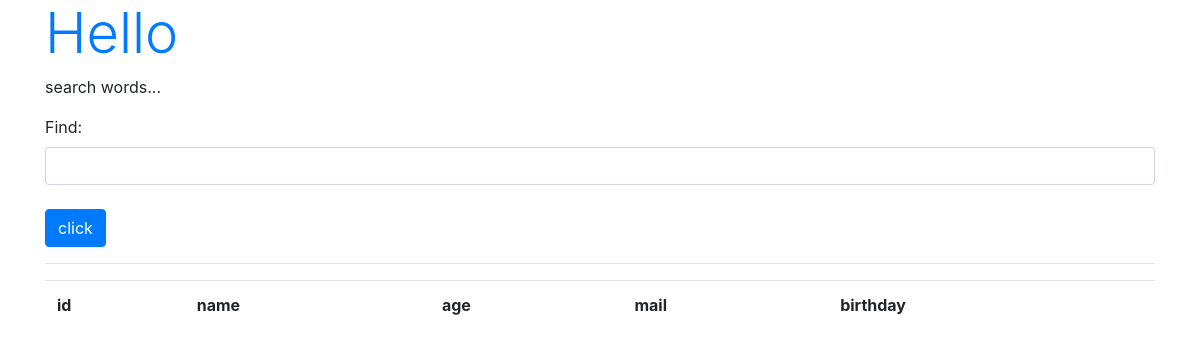
Before: /hello/find with the older database file.
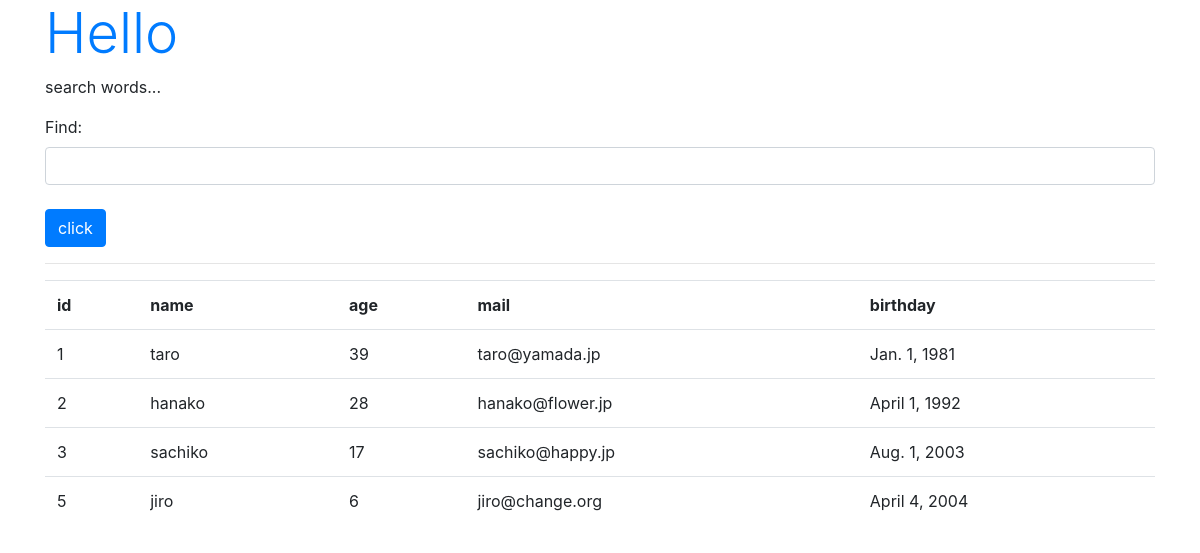
After: the same page with the newer database file.
### hello/models.py (models this page shows, shortened)
class Friend(models.Model):
  name = models.CharField(max_length=100, \
    validators=[number_only])
  mail = models.EmailField(max_length=200)
  gender = models.BooleanField()
  age = models.IntegerField()
  birthday = models.DateField()

### hello/views.py (the view)
# urls.py: path('find', views.find, name='find'),
def find(request):
  if(request.method == 'POST'):
    msg = request.POST['find']
    form = FindForm(request.POST)
    sql = 'select * from hello_friend'
    if(msg != ''):
      sql += ' where ' + msg
    data = Friend.objects.raw(sql)
    msg = sql
  else:
    msg = 'search words...'
    form = FindForm()
    data = Friend.objects.all()
  params = {
    'title': 'Hello',
    'message': msg,
    'form': form,
    'data': data,
  }
  return render(request, 'hello/find.html', params)

### hello/forms.py
class FindForm(forms.Form):
  find = forms.CharField(label='Find', required=False, \
    widget=forms.TextInput(attrs={'class':'form-control'}))

### hello/templates/hello/find.html (shortened to what this page needs)
{% load static %}
<!DOCTYPE html>
<html lang="ja">
  <head>
    <link rel="stylesheet" href="https://stackpath.bootstrapcdn.com/bootstrap/4.3.1/css/bootstrap.min.css">
  </head>
  <body class="container">
    <h1 class="display-4 text-primary">{{title}}</h1>
    <p>{{message|safe}}</p>
    <form action="{% url 'find' %}" method="post">
      {{form.as_p}}
      <tr><th></th><td>
        <input type="submit" value="click" class="btn btn-primary mt-2">
      </td></tr>
    </form>
    <hr>
    <table class="table">
      <tr>
        <th>id</th>
        <th>name</th>
        <th>age</th>
        <th>mail</th>
        <th>birthday</th>
      </tr>
      {% for item in data %}
      <tr>
        <td>{{item.id}}</td>
        <td>{{item.name}}</td>
        <td>{{item.age}}</td>
        <td>{{item.mail}}</td>
        <td>{{item.birthday}}</td>
      </tr>
      {% endfor %}
    </table>
  </body>
</html>

Changed rows visible on the page:
added Friend: id "1", name "taro", age "39", mail "taro@yamada.jp", birthday "Jan. 1, 1981"
added Friend: id "2", name "hanako", age "28", mail "hanako@flower.jp", birthday "April 1, 1992"
added Friend: id "3", name "sachiko", age "17", mail "sachiko@happy.jp", birthday "Aug. 1, 2003"
added Friend: id "5", name "jiro", age "6", mail "jiro@change.org", birthday "April 4, 2004"
